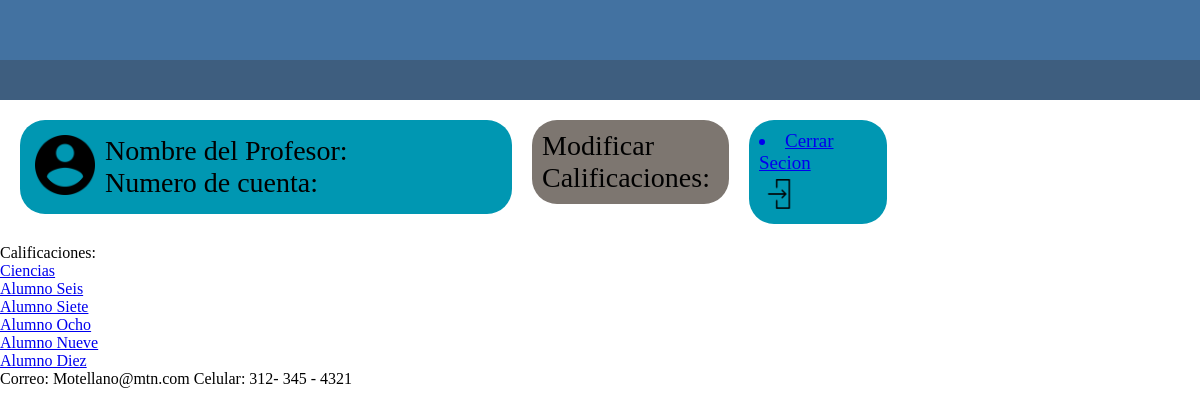
/Pagina_Maestro_prototipo1/Modificar1.php?opc2=2, run on an earlier commit of the app's database.
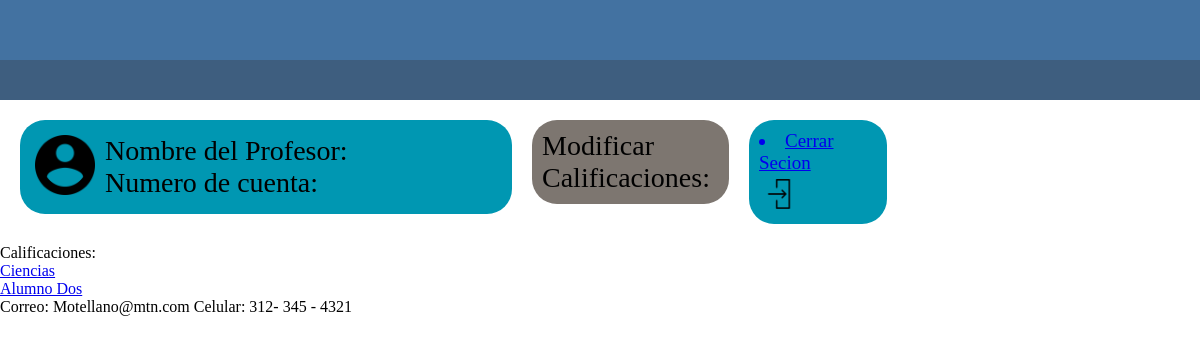
And on a later commit of the database.
### tables this page shows
CREATE TABLE materias(
    id_materia INT AUTO_INCREMENT PRIMARY KEY,
    nombre VARCHAR(50),
    matricula_profesor INT,
    FOREIGN KEY (matricula_profesor) REFERENCES profesores(matricula_profesor)
);

CREATE TABLE alumnos(
    matricula_alumno INT PRIMARY KEY,
    contraseña VARCHAR(30),
    nombre_completo VARCHAR(100),
    correo VARCHAR(50),
    id_grupo INT,
    FOREIGN KEY (correo) REFERENCES login(correo),
    FOREIGN KEY (id_grupo) REFERENCES grupos(id_grupo)
);

### Pagina_Maestro_prototipo1/Conexion.php (called while the page is built, shortened)
<?php
   class Conexion{
    private $host = 'localhost';
    private $usuario= 'root';
    private $password = '';
    private $base = 'Titanic';
    public $sentencia;
    private $conexion;
    private function abrir_conexion(){
      $this->conexion = new mysqli($this->host,$this->usuario,$this->password,$this->base);
    }
    public function obtener_sentencia(){
      $result = $this->conexion->query($this->sentencia);
      return $result;
    }
  }
?>

### Pagina_Maestro_prototipo1/Contacto.php (called while the page is built, shortened)
<?php
   include ("Conexion.php");
   Class Contacto extends conexion{
      public function consultar_Materias($matricula_profesor){
         $this->sentencia = "SELECT materias.nombre, materias.id_materia
         FROM materias
         INNER JOIN profesores
         ON materias.matricula_profesor = profesores.matricula_profesor
         WHERE profesores.matricula_profesor = $matricula_profesor";
         $resultado = $this->obtener_sentencia();
         return $resultado;
      }
      public function Listar_Alumnos($Grupo_Elegido) {
         $this->sentencia = "SELECT alumnos.matricula_alumno, alumnos.nombre_completo
         FROM alumnos
         INNER JOIN grupos
         ON alumnos.id_grupo = grupos.id_grupo
         WHERE grupos.id_grupo = $Grupo_Elegido";
         $resultado = $this->obtener_sentencia();
         return $resultado;
      }
   }
?>

### Pagina_Maestro_prototipo1/Modificar1.php (the view, shortened to what this page needs)
<!DOCTYPE html>
<html>
<head>
    <tie></title>
    <link rel="stylesheet" type="text/css" href="Listar_Alumnos_Profesor.css">
</head>
<body>
    <div id="total">
    <div id="Prinsipal">
        <div id="Color_arriba0"></div>
        <div id="Color_arriba1"></div>
        <header id="cabeza">
            <article id="Info_usuario">
                <input id="Imagen0" type="image" src="icon_usuario.PNG" alt="Enviar" width="60px" height="60px">
                <div id="Info_usuario1">
                    <p>Nombre del Profesor:</p>
                    <p>Numero de cuenta:</p>
               </div>
            </article>
            <article id="Info_ListAlumn">
                <div>
                    Modificar Calificaciones:
                </div>
            </article>
            <article id="cerrar_secion0">
                <a href="?opc=cerrar_secion"> <li>Cerrar Secion</li> </a>
                <input id="Imagen0" type="image" src="Icon_salir.PNG" alt="Enviar" width="30px" height="30px">
            </article>
        </header>
        <section>
            <article id="Acciones">
                <div id="Tabla0">
                    <header id="Titulo_Tabla">
                        <p>Calificaciones:</p>
                    </header>
                    <section>
                        <?php
                        require_once("Contacto.php");
                        $obj = new contacto();
                        $matricula_profesor = 2;
                        $resultado = $obj->consultar_Materias($matricula_profesor);
                        if ($resultado->num_rows > 0) {
                        while ($fila = $resultado->fetch_assoc()) {
                            echo '<a href="?opc1=' . $fila["id_materia"] . '">' . $fila["nombre"] . '</a>';
                            echo '<br>';
                        }
                        } else {
                            echo "El profesor no imparte ninguna materia.";
                        }
                        if (isset($_REQUEST["opc2"])) {
                                $Grupo_Elegido = $_REQUEST["opc2"];
                                $resultado = $obj->Listar_Alumnos($Grupo_Elegido);
                                if ($resultado->num_rows > 0) {
                                    while ($alumno = $resultado->fetch_assoc()) {
                                        echo '<a href="?matricula_alumno=' . $alumno["matricula_alumno"] . '">' . $alumno["nombre_completo"] . '</a>';
                                        echo '<br>';
                                    }
                                } else {
                                    echo "El grupo no tiene alumnos";
                                }
                        }
                            ?>
                    </section>
                </div>
            </article>
        </section>
        <footer id="Pie_Pagina"> <p>Correo: Motellano@mtn.com             Celular: 312- 345 - 4321</p> </footer>
    </div>
    </div>
</body>
</html>

### Pagina_Maestro_prototipo1/Listar_Alumnos_Profesor.css (style rules this page uses)
@media (min-width: 1200px) { * { margin: auto; padding: auto; } }
@media (min-width: 1200px) { #Color_arriba0 { background: #4372A1; padding: 30px; } }
@media (min-width: 1200px) { #Color_arriba1 { background: #3E5E7F; padding: 20px; } }
@media (min-width: 1200px) { #cabeza { margin: 0 auto; padding: 10px; display: flex; align-items: stretch; } }
@media (min-width: 1200px) { #Info_usuario { background: #0097B2; width: 40%; padding: 10px; margin: 10px; height: 10%; border-radius: 25px; font-size: 28px; float: left; } }
@media (min-width: 1200px) { #Info_ListAlumn { background: #7D7670; width: 15%; padding: 10px; margin: 10px; height: 10%; border-radius: 25px; display: inline-table; font-size: 28px; float: center; } }
@media (min-width: 1200px) { #cerrar_secion0 { background: #0097B2; width: 10%; padding: 10px; margin: 10px; height: 10%; border-radius: 25px; display: inline-table; float: right; font-size: 19px; } }
@media (min-width: 1200px) { #Imagen0 { float: inline-start; margin: 5px; } }
@media (min-width: 1200px) { #Info_usuario1 { float: inline-start; margin: 5px; } }

What changed in the data, as far as the page shows it:
removed alumnos: nombre_completo "Alumno Seis"
removed alumnos: nombre_completo "Alumno Siete"
removed alumnos: nombre_completo "Alumno Ocho"
removed alumnos: nombre_completo "Alumno Nueve"
removed alumnos: nombre_completo "Alumno Diez"
now on this page (row edited): alumnos: nombre_completo "Alumno Dos"
